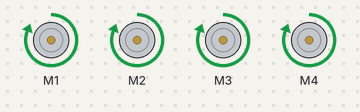
This sketch was run on a simulated ESP32. Shown: 4 × DC motor (green arrow = forward, orange = backward, longer = faster).

Above: at 0.1 s.
Timing chart, 0 to 1.6 s (numbered marks = the images above):
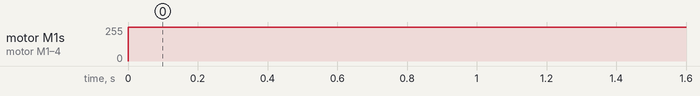

The sketch:

test_all_motor.ino
```cpp
#include <Wire.h>
#include <Adafruit_MotorShield.h>


Adafruit_MotorShield AFMS = Adafruit_MotorShield();
Adafruit_DCMotor *myMotor1 = AFMS.getMotor(1);
Adafruit_DCMotor *myMotor2 = AFMS.getMotor(2);
Adafruit_DCMotor *myMotor3 = AFMS.getMotor(3);
Adafruit_DCMotor *myMotor4 = AFMS.getMotor(4);
void setup() {
  // put your setup code here, to run once:

 AFMS.begin();
}

void loop() {
  // put your main code here, to run repeatedly:
     myMotor1->setSpeed(255); // 255 is full
 myMotor1->run(FORWARD);
   myMotor2->setSpeed(255); // 255 is full
 myMotor2->run(FORWARD);
 myMotor3->setSpeed(255); // 255 is full
 myMotor3->run(FORWARD);
 myMotor4->setSpeed(255); // 255 is full
 myMotor4->run(FORWARD);
}
```

Measured:
- by itself, motor M1–4: stopped → forward 255/255 at 0.00 s
